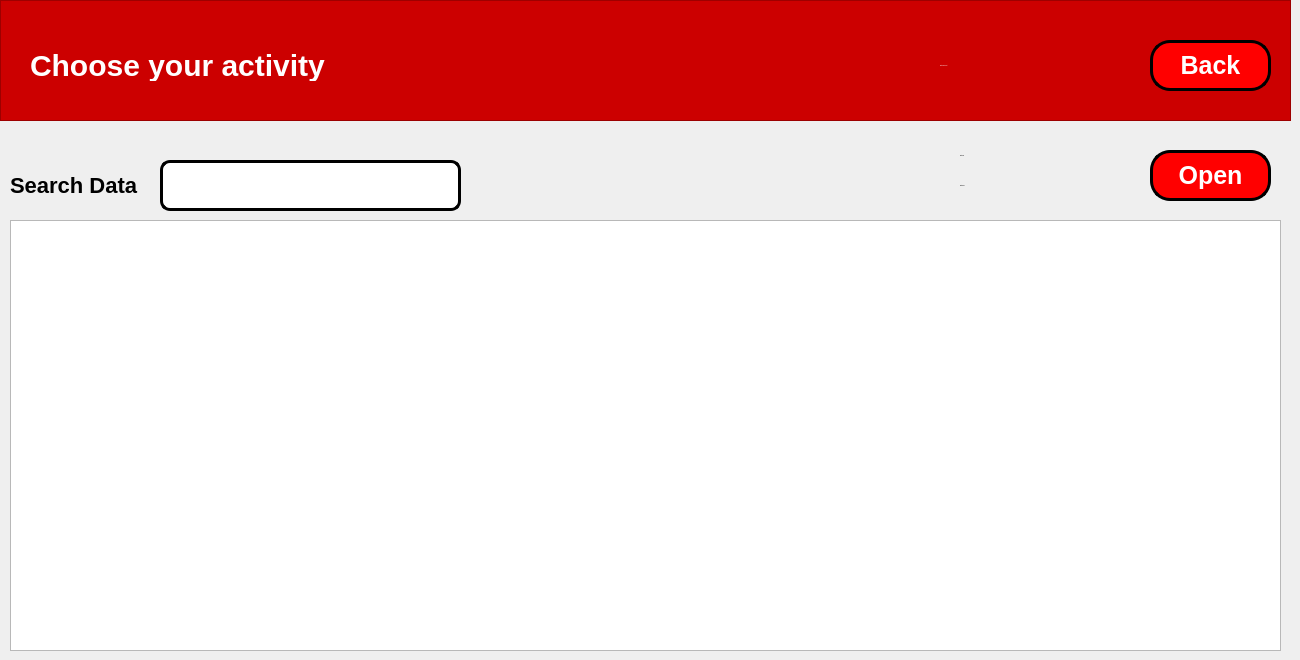
    <widget class="QWidget" name="getActivity_8">
     <widget class="QLabel" name="lbChooseActivityGetCode">
      <property name="geometry">
       <rect>
        <x>960</x>
        <y>140</y>
        <width>181</width>
        <height>31</height>
       </rect>
      </property>
      <property name="styleSheet">
       <string notr="true">QLabel {
	font-size: 1px;
}</string>
      </property>
      <property name="text">
       <string>$getCode</string>
      </property>
     </widget>
     <widget class="QFrame" name="frame_9">
      <property name="geometry">
       <rect>
        <x>0</x>
        <y>0</y>
        <width>1291</width>
        <height>121</height>
       </rect>
      </property>
      <property name="styleSheet">
       <string notr="true">QFrame {
	background-color: rgb(204, 0, 0);
	color: white;
}</string>
      </property>
      <property name="frameShape">
       <enum>QFrame::StyledPanel</enum>
      </property>
      <property name="frameShadow">
       <enum>QFrame::Raised</enum>
      </property>
      <widget class="QPushButton" name="btChooseActivityBack">
       <property name="geometry">
        <rect>
         <x>1150</x>
         <y>40</y>
         <width>121</width>
         <height>51</height>
        </rect>
       </property>
       <property name="cursor">
        <cursorShape>PointingHandCursor</cursorShape>
       </property>
       <property name="layoutDirection">
        <enum>Qt::LeftToRight</enum>
       </property>
       <property name="styleSheet">
        <string notr="true">QPushButton {
	border-radius: 20px;
	background: red;
	color: white;
	font-weight: bold;
	font-size: 25px;
	border: 3px solid black;
  	text-align: center;
}

QPushButton:hover {
    background: qradialgradient(
        cx: 0.3, cy: -0.4, fx: 0.3, fy: -0.4,
        radius: 1.35, stop: 0 #fff, stop: 1 #bbb
        );
	color: black;
	border: 3px solid black;
    }

QPushButton:pressed {
    border-style: inset;
    background: qradialgradient(
        cx: 0.4, cy: -0.1, fx: 0.4, fy: -0.1,
        radius: 1.35, stop: 0 #fff, stop: 1 #ddd
        );
    }

QPushButton::icon {
    margin-bottom: 5px; 
}
</string>
       </property>
       <property name="text">
        <string>Back</string>
       </property>
       <property name="iconSize">
        <size>
         <width>50</width>
         <height>50</height>
        </size>
       </property>
       <property name="flat">
        <bool>false</bool>
       </property>
      </widget>
      <widget class="QLabel" name="lbGetData_9">
       <property name="geometry">
        <rect>
         <x>30</x>
         <y>50</y>
         <width>301</width>
         <height>31</height>
        </rect>
       </property>
       <property name="styleSheet">
        <string notr="true">QLabel {
	font-size: 30px;
	font-weight: bold;
}</string>
       </property>
       <property name="text">
        <string>Choose your activity</string>
       </property>
      </widget>
      <widget class="QLabel" name="lbChooseActivityGetCodeProject">
       <property name="geometry">
        <rect>
         <x>940</x>
         <y>50</y>
         <width>181</width>
         <height>31</height>
        </rect>
       </property>
       <property name="styleSheet">
        <string notr="true">QLabel {
	font-size: 1px;
}</string>
       </property>
       <property name="text">
        <string>$getCodeProject</string>
       </property>
      </widget>
     </widget>
     <widget class="QPushButton" name="btChooseActivityOpen">
      <property name="geometry">
       <rect>
        <x>1150</x>
        <y>150</y>
        <width>121</width>
        <height>51</height>
       </rect>
      </property>
      <property name="cursor">
       <cursorShape>PointingHandCursor</cursorShape>
      </property>
      <property name="layoutDirection">
       <enum>Qt::LeftToRight</enum>
      </property>
      <property name="styleSheet">
       <string notr="true">QPushButton {
	border-radius: 20px;
	background: red;
	color: white;
	font-weight: bold;
	font-size: 25px;
	border: 3px solid black;
  	text-align: center;
}

QPushButton:hover {
    background: qradialgradient(
        cx: 0.3, cy: -0.4, fx: 0.3, fy: -0.4,
        radius: 1.35, stop: 0 #fff, stop: 1 #bbb
        );
	color: black;
	border: 3px solid black;
    }

QPushButton:pressed {
    border-style: inset;
    background: qradialgradient(
        cx: 0.4, cy: -0.1, fx: 0.4, fy: -0.1,
        radius: 1.35, stop: 0 #fff, stop: 1 #ddd
        );
    }

QPushButton::icon {
    margin-bottom: 5px; 
}
</string>
      </property>
      <property name="text">
       <string>Open</string>
      </property>
      <property name="iconSize">
       <size>
        <width>50</width>
        <height>50</height>
       </size>
      </property>
      <property name="flat">
       <bool>false</bool>
      </property>
     </widget>
     <widget class="QTableView" name="tbChooseActivityTabel">
      <property name="geometry">
       <rect>
        <x>10</x>
        <y>220</y>
        <width>1271</width>
        <height>431</height>
       </rect>
      </property>
     </widget>
     <widget class="QLabel" name="label_35">
      <property name="geometry">
       <rect>
        <x>10</x>
        <y>160</y>
        <width>151</width>
        <height>51</height>
       </rect>
      </property>
      <property name="styleSheet">
       <string notr="true">QLabel {
	font-size: 22px;
	font-weight: bold;
}</string>
      </property>
      <property name="text">
       <string>Search Data</string>
      </property>
     </widget>
     <widget class="QLabel" name="lbChooseActivityGetName">
      <property name="geometry">
       <rect>
        <x>960</x>
        <y>170</y>
        <width>181</width>
        <height>31</height>
       </rect>
      </property>
      <property name="styleSheet">
       <string notr="true">QLabel {
	font-size: 1px;
}</string>
      </property>
      <property name="text">
       <string>$getName</string>
      </property>
     </widget>
     <widget class="QLineEdit" name="txtChooseActivityCari">
      <property name="geometry">
       <rect>
        <x>160</x>
        <y>160</y>
        <width>301</width>
        <height>51</height>
       </rect>
      </property>
      <property name="styleSheet">
       <string notr="true">QLineEdit {
	border-radius: 10px;
	border: 3px solid black;
	font-size: 20px;
}</string>
      </property>
     </widget>
    </widget>
